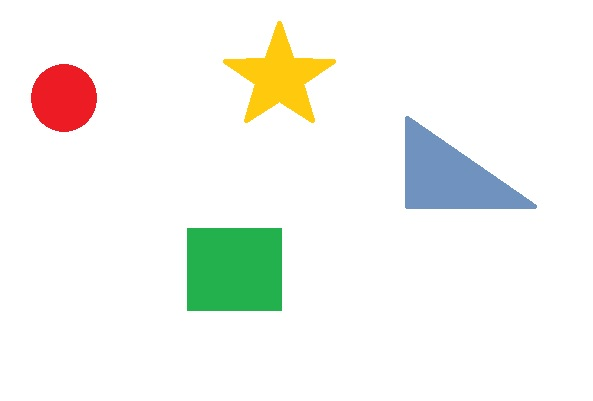
#> input picture shapes.jpg, 593 x 401 px
$ python formen_erkennung.py
#> lines starting #> are read from the running program, lines starting #| are printed output that depends on the picture; after the words box and inside, x2 and y2 are one past the last pixel; in counts of white or black regions, pixels touching at a corner belong together; long printed decimals are rounded
import numpy as np    #pip install numpy
import cv2            #pip install opencv-python

img = cv2.imread('shapes.jpg')
#> img is the input picture: shape (401, 593, 3); mean B, G, R 239.4, 245, 243.4
imgGrey = cv2.cvtColor(img, cv2.COLOR_BGR2GRAY)
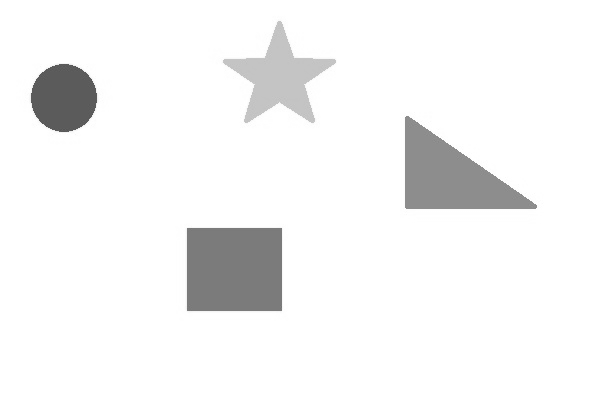
#> imgGrey: shape (401, 593); min 84, max 255, mean 243.9
_, imgBlack = cv2.threshold(imgGrey, 240, 255, cv2.THRESH_BINARY)
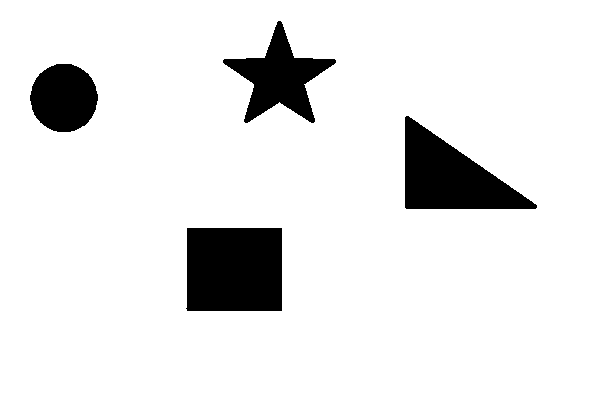
#> imgBlack: shape (401, 593); 90.5% white; 4 black regions
contours, _ = cv2.findContours(255-imgBlack, cv2.RETR_EXTERNAL, cv2.CHAIN_APPROX_NONE ) #255-imgBlack invertiert das Bild
#> contours = 4 contours; box (x1, y1, x2, y2) and area: (186, 228, 282, 311) 7709, (405, 116, 537, 209) 6349, (223, 21, 336, 123) 4380, (30, 64, 98, 132) 3511

cv2.imshow("original img", img)
cv2.imshow("imgBlack", imgBlack)


""" alle Konturen der Formen im Bild sind in "contours" abgespeichert.
    Mit der "for" Schlaufe wird durch alle Formen in "contours" durchgegangen.
"""
for contour in contours:

    # mache aus der Kontur approximierte Poligonlinien
    schwellwert = 0.03 * cv2.arcLength(contour, True)
    linien_umrisse = cv2.approxPolyDP(contour, schwellwert, True)

    # zeichne die linien_umrisse in das original Bild
    ColorBlack = (0,0,0)
    Linien_dicke = 2
    cv2.drawContours(img, [linien_umrisse], 0, ColorBlack, Linien_dicke)

    x = linien_umrisse.ravel()[0]
    y = linien_umrisse.ravel()[1] - 5

    if len(linien_umrisse) == 3:
        cv2.putText(img, "Dreieck", (x, y), cv2.FONT_HERSHEY_SIMPLEX, 0.5, ColorBlack)
    elif len(linien_umrisse) == 4:
        x1 ,y1, w, h = cv2.boundingRect(linien_umrisse)
        aspectRatio = float(w)/h
        print(aspectRatio)
        if aspectRatio >= 0.95 and aspectRatio <= 1.05:
          cv2.putText(img, "Quadrat", (x, y), cv2.FONT_HERSHEY_SIMPLEX, 0.5, ColorBlack)
        else:
          cv2.putText(img, "Rechteck", (x, y), cv2.FONT_HERSHEY_SIMPLEX, 0.5, ColorBlack)
    elif len(linien_umrisse) == 5:
        cv2.putText(img, "Fünfeck", (x, y), cv2.FONT_HERSHEY_SIMPLEX, 0.5, ColorBlack)
    elif len(linien_umrisse) == 10:
        cv2.putText(img, "Stern", (x, y), cv2.FONT_HERSHEY_SIMPLEX, 0.5, ColorBlack)
    else:
        cv2.putText(img, "Kreis", (x, y), cv2.FONT_HERSHEY_SIMPLEX, 0.5, ColorBlack)
#> this loop made 4 passes
#> (schwellwert, linien_umrisse, x, y, x1, y1, w, h) on pass 1: (10.58, [[187, 228], [187, 310], [281, 310], [281, 228]], 187, 223, 187, 228, 95, 83)
#> (schwellwert, x, y) on passes 3 to 4: (6.7, 56, 59), (12.82, 223, 55)
#| 1.145
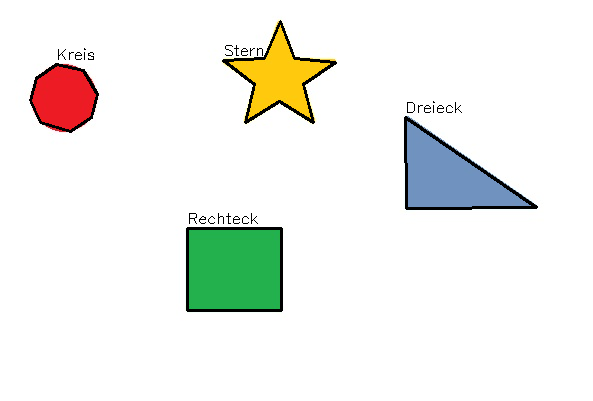
#> img: shape (401, 593, 3); 1.9% of pixels changed, all inside (x1, y1, x2, y2) = (29, 20, 538, 312)


cv2.imshow("shapes", img)
cv2.waitKey(0)
cv2.destroyAllWindows()

$ run again, with JETZ_Webserver.jpg copied over shapes.jpg
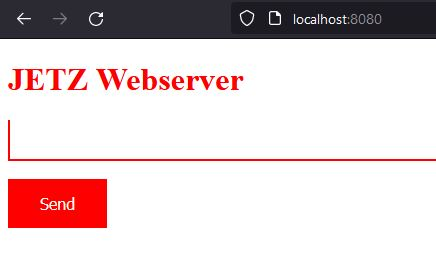
#> input picture JETZ_Webserver.jpg, 436 x 277 px
#> img is the input picture: shape (277, 436, 3); mean B, G, R 210.2, 209.3, 223
#> `_, imgBlack = cv2.threshold(imgGrey, 240, 255, cv2.THRESH_BINARY)`:
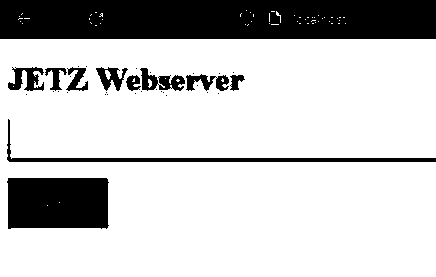
#> imgBlack: shape (277, 436); 78.3% white; 35 black regions (24 under 20 px)
#> contours = 35 contours, 24 with area under 20; largest, box (x1, y1, x2, y2) and area: (0, 0, 436, 39) 16530, (7, 178, 109, 229) 4859, (7, 119, 436, 162) 1334, (140, 68, 185, 91) 478, (8, 67, 44, 91) 391
#> the loop `for contour in contours:` made 35 passes
#> (schwellwert, linien_umrisse, x, y, x1, y1, w, h) on passes 1, 2, 35: (9.03, [[8, 178], [8, 228], [108, 225], [106, 178]], 8, 173, 8, 178, 101, 51), (28.24, [[8, 119], [9, 161], [435, 161], [11, 159]], 8, 114, 8, 119, 428, 43), (28.38, [[0, 0], [0, 38], [435, 38], [435, 0]], 0, -5, 0, 0, 436, 39)
#> (printed output is left out)
#> after the loop `for contour in contours:`:
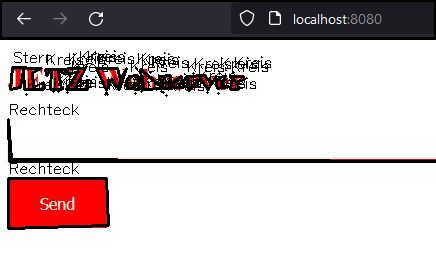
#> img: shape (277, 436, 3); 8.17% of pixels changed, all inside (x1, y1, x2, y2) = (0, 0, 436, 230)

$ run again, with client_server_socket.jpg copied over shapes.jpg
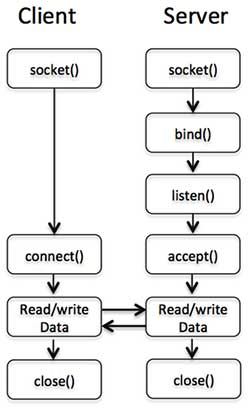
#> input picture client_server_socket.jpg, 250 x 409 px
#> img is the input picture: shape (409, 250, 3); mean B, G, R 234.6, 234.7, 234.7
#> `_, imgBlack = cv2.threshold(imgGrey, 240, 255, cv2.THRESH_BINARY)`:
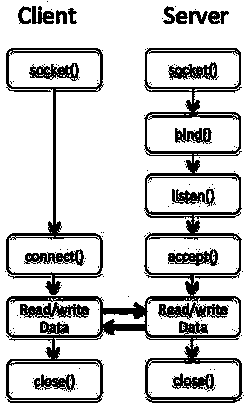
#> imgBlack: shape (409, 250); 81.9% white; 153 black regions (132 under 20 px)
#> contours = 42 contours, 31 with area under 20; largest, box (x1, y1, x2, y2) and area: (6, 48, 243, 403) 34318, (6, 48, 104, 295) 8551, (32, 6, 54, 24) 192, (189, 11, 208, 24) 108, (208, 11, 220, 24) 96
#> the loop `for contour in contours:` made 42 passes
#> (schwellwert, linien_umrisse, x, y) on passes 1 to 8: (0, [[5, 397]], 5, 392), (0, [[243, 395]], 243, 390), (0, [[196, 344]], 196, 339), (0, [[188, 344]], 188, 339), (0, [[50, 342]], 50, 337), (0, [[241, 335]], 241, 330), (0, [[128, 296]], 128, 291), (0, [[61, 285]], 61, 280)
#> after the loop `for contour in contours:`:
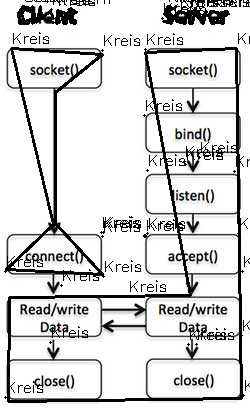
#> img: shape (409, 250, 3); 9.45% of pixels changed, all inside (x1, y1, x2, y2) = (4, 0, 250, 403)
